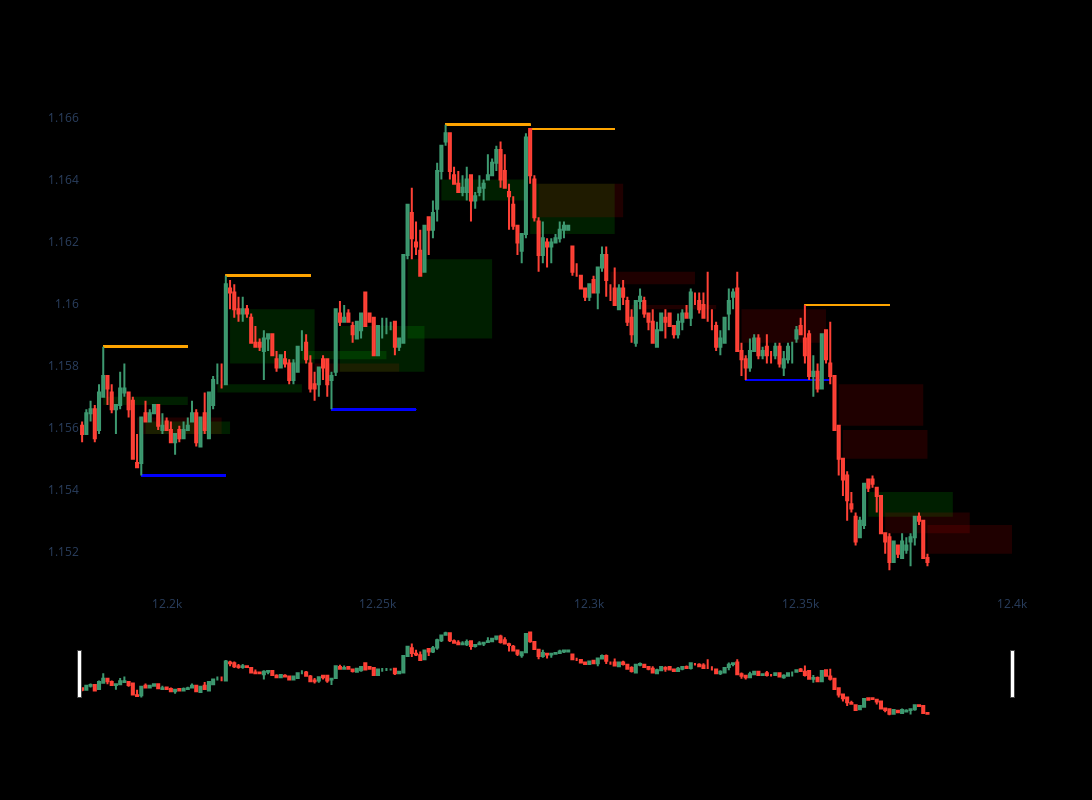

The notebook cell this image was saved under:
### Code cell
def plot_fvg_and_key_levels(df, start_idx, end_idx, extension=20):
    """
    Plots candlesticks, FVG zones, and key levels (support/resistance) for a
    subset of a DataFrame from `start_idx` to `end_idx`.
    
    The FVG column is expected to have tuples of the form:
        (fvg_type, start_price, end_price, trigger_index)

    The key_levels column is expected to have dictionaries of the form:
        {
          "support": [(idx, price), (idx, price), ...],
          "resistance": [(idx, price), (idx, price), ...]
        }

    Parameters:
    -----------
    df : pd.DataFrame
        Must contain: "Open", "High", "Low", "Close", "FVG", "key_levels".
    start_idx : int
        Starting row index for plotting.
    end_idx : int
        Ending row index for plotting.
    extension : int
        How far (in x-axis units/index steps) to extend the FVG rectangles
        and key-level lines.
    
    Returns:
    --------
    fig : plotly.graph_objects.Figure
        A Plotly Figure with the candlesticks, FVG, and key-level lines.
    """

    # Slice the DataFrame to the desired plotting range
    dfpl = df.loc[start_idx:end_idx]

    # Create the figure
    fig = go.Figure()

    # -- 1) Add Candlestick Chart --
    fig.add_trace(go.Candlestick(
        x=dfpl.index,
        open=dfpl["Open"],
        high=dfpl["High"],
        low=dfpl["Low"],
        close=dfpl["Close"],
        name="Candles"
    ))

    # -- 2) Add FVG Zones --
    for i, row in dfpl.iterrows():
        # Check if "FVG" is a valid tuple: (fvg_type, start_price, end_price, trigger_index)
        if isinstance(row.get("FVG"), tuple):
            fvg_type, start_price, end_price, trigger_idx = row["FVG"]

            # Choose a fill color based on bullish vs. bearish
            if fvg_type == "bullish":
                color = "rgba(0, 255, 0, 0.3)"   # greenish
            else:
                color = "rgba(255, 0, 0, 0.3)"   # reddish

            fig.add_shape(
                type="rect",
                x0=trigger_idx,
                x1=trigger_idx + extension,
                y0=start_price,
                y1=end_price,
                fillcolor=color,
                opacity=0.4,
                layer="below",
                line=dict(width=0),
            )

    # -- 3) Add Key Levels as Horizontal Lines --
    for i, row in dfpl.iterrows():
        key_levels = row.get("key_levels", None)
        if key_levels:
            # key_levels is a dict: {"support": [(idx, val), ...], "resistance": [(idx, val), ...]}
            support_levels = key_levels.get("support", [])
            resistance_levels = key_levels.get("resistance", [])

            # Plot support levels
            for (gen_idx, s_price) in support_levels:
                # We only draw the line if gen_idx is in (start_idx, end_idx)
                # You can decide to relax/omit this check if you want lines from outside the window.
                if start_idx <= gen_idx <= end_idx:
                    fig.add_shape(
                        type="line",
                        x0=gen_idx,
                        x1=gen_idx + extension,
                        y0=s_price,
                        y1=s_price,
                        line=dict(color="blue", width=2),
                        layer="below"
                    )

            # Plot resistance levels
            for (gen_idx, r_price) in resistance_levels:
                if start_idx <= gen_idx <= end_idx:
                    fig.add_shape(
                        type="line",
                        x0=gen_idx,
                        x1=gen_idx + extension,
                        y0=r_price,
                        y1=r_price,
                        line=dict(color="orange", width=2),
                        layer="below"
                    )

    # -- 4) Figure Aesthetics --
    fig.update_layout(
        width=1200,
        height=800,
        xaxis=dict(showgrid=False),
        yaxis=dict(showgrid=False),
        plot_bgcolor='black',
        paper_bgcolor='black'
    )

    fig.show()
    return fig


fig = plot_fvg_and_key_levels(
    my_data, start_idx=12180, end_idx=12380, extension=20)
